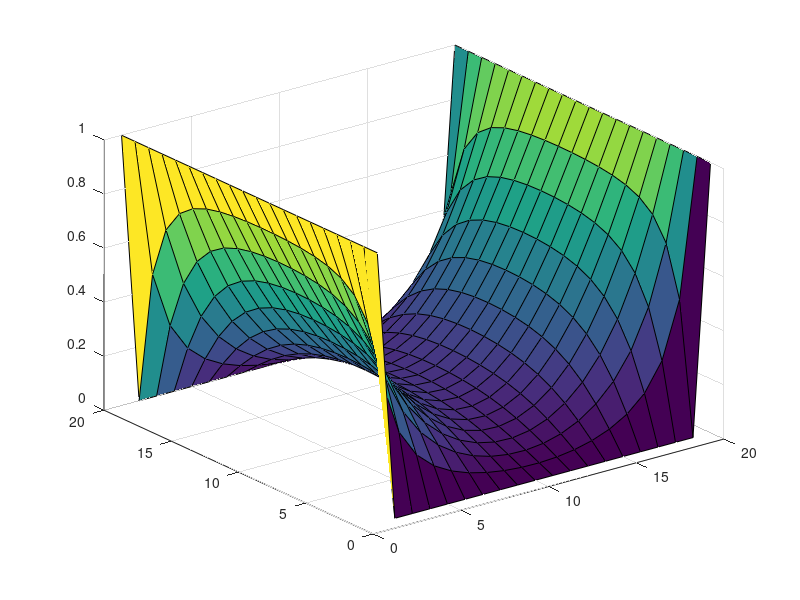
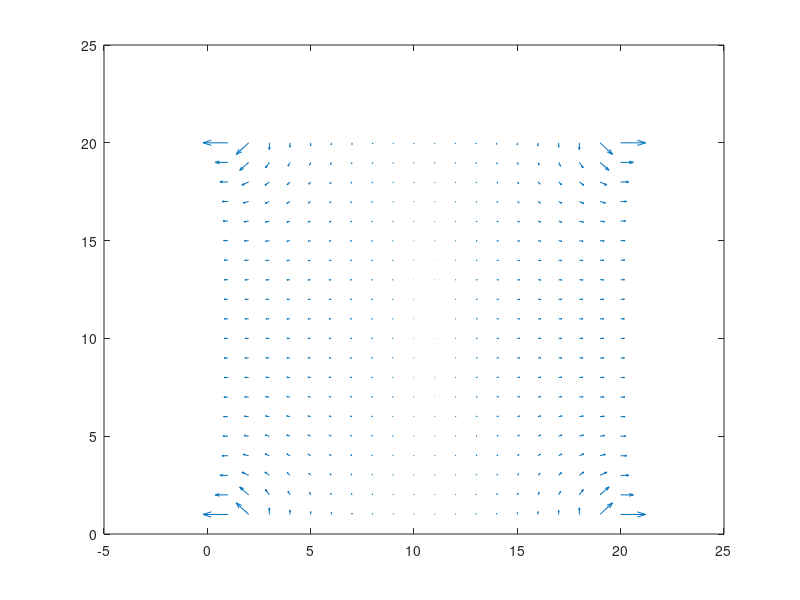

These charts were generated, in order, by the following MATLAB code: (Note: this script raises an error after producing the figures.)
%Spencer Tigere 101001717
%PA 4 - LAPA

row = 20; col =20;
v = zeros(row,col);
v(:,1) = 1;
v(:,col) = 1;
[x,y] = meshgrid(1:20,1:20);

for n = 1:30
    figure(1)
    surf(x,y,v)
    pause(0.2)
    for c = 2: col-1
        for r  = 1: row
            if r == 1
                v(r,c) = 0;
            elseif r == row
                v(r,c) = 0;
            else
                v(r,c) = (v(r-1,c)+v(r+1,c)+v(r,c+1)+v(r,c-1))/4;   
            end
        end   
    end
end

figure(2)
[nx,ny] = gradient(v,1,1);
quiver(x,y,nx,ny)

figure(3)
surf(x,y,vnew)